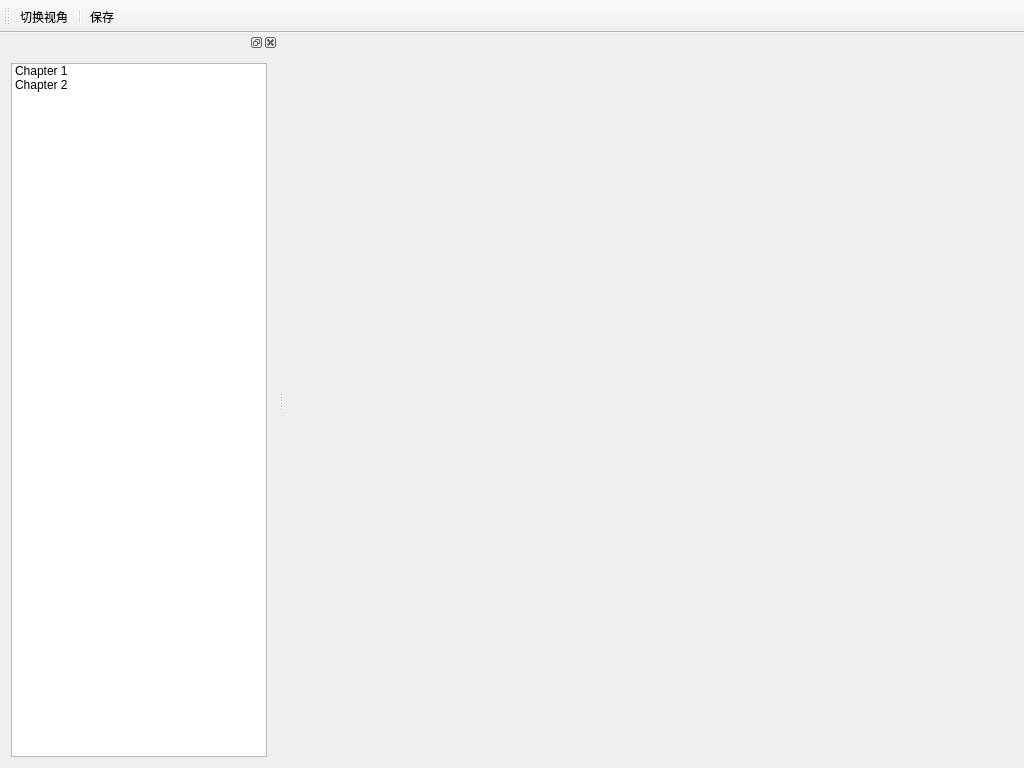
<?xml version="1.0" encoding="UTF-8"?>
<ui version="4.0">
 <class>MainWindow</class>
 <widget class="QMainWindow" name="MainWindow">
  <property name="geometry">
   <rect>
    <x>0</x>
    <y>0</y>
    <width>1024</width>
    <height>768</height>
   </rect>
  </property>
  <property name="windowTitle">
   <string>MainWindow</string>
  </property>
  <widget class="QWidget" name="centralWidget"/>
  <widget class="QToolBar" name="toolBar">
   <property name="windowTitle">
    <string>toolBar</string>
   </property>
   <attribute name="toolBarArea">
    <enum>TopToolBarArea</enum>
   </attribute>
   <attribute name="toolBarBreak">
    <bool>false</bool>
   </attribute>
   <addaction name="action"/>
   <addaction name="separator"/>
   <addaction name="action_2"/>
  </widget>
  <widget class="QDockWidget" name="dockWidget">
   <attribute name="dockWidgetArea">
    <number>1</number>
   </attribute>
   <widget class="QWidget" name="dockWidgetContents">
    <layout class="QGridLayout" name="gridLayout">
     <item row="0" column="0">
      <widget class="QListWidget" name="listWidget">
       <item>
        <property name="text">
         <string>Chapter 1</string>
        </property>
       </item>
       <item>
        <property name="text">
         <string>Chapter 2</string>
        </property>
       </item>
      </widget>
     </item>
    </layout>
   </widget>
  </widget>
  <action name="action">
   <property name="text">
    <string>切换视角</string>
   </property>
  </action>
  <action name="action_2">
   <property name="text">
    <string>保存</string>
   </property>
  </action>
 </widget>
 <layoutdefault spacing="6" margin="11"/>
 <resources/>
 <connections/>
</ui>
